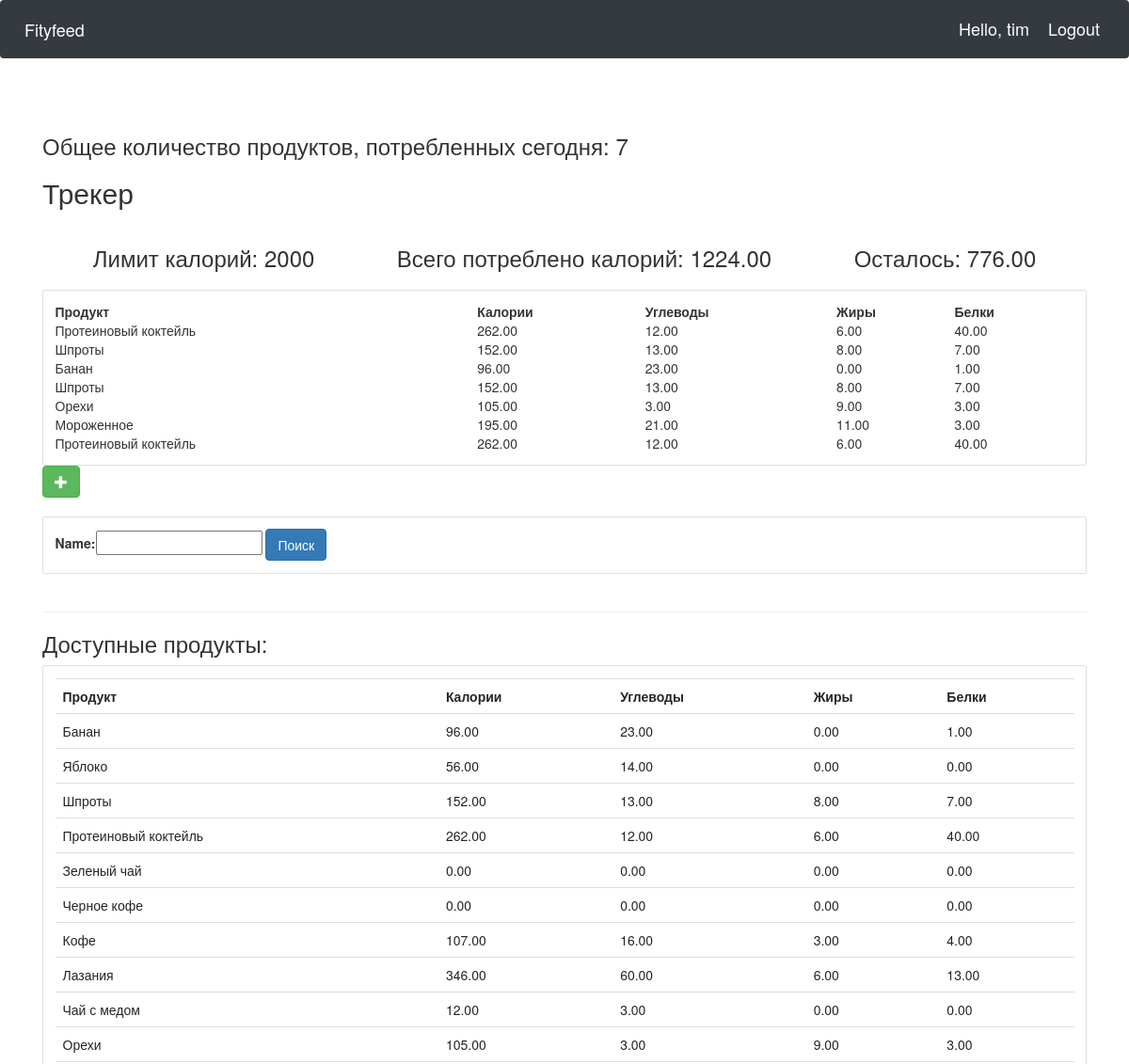
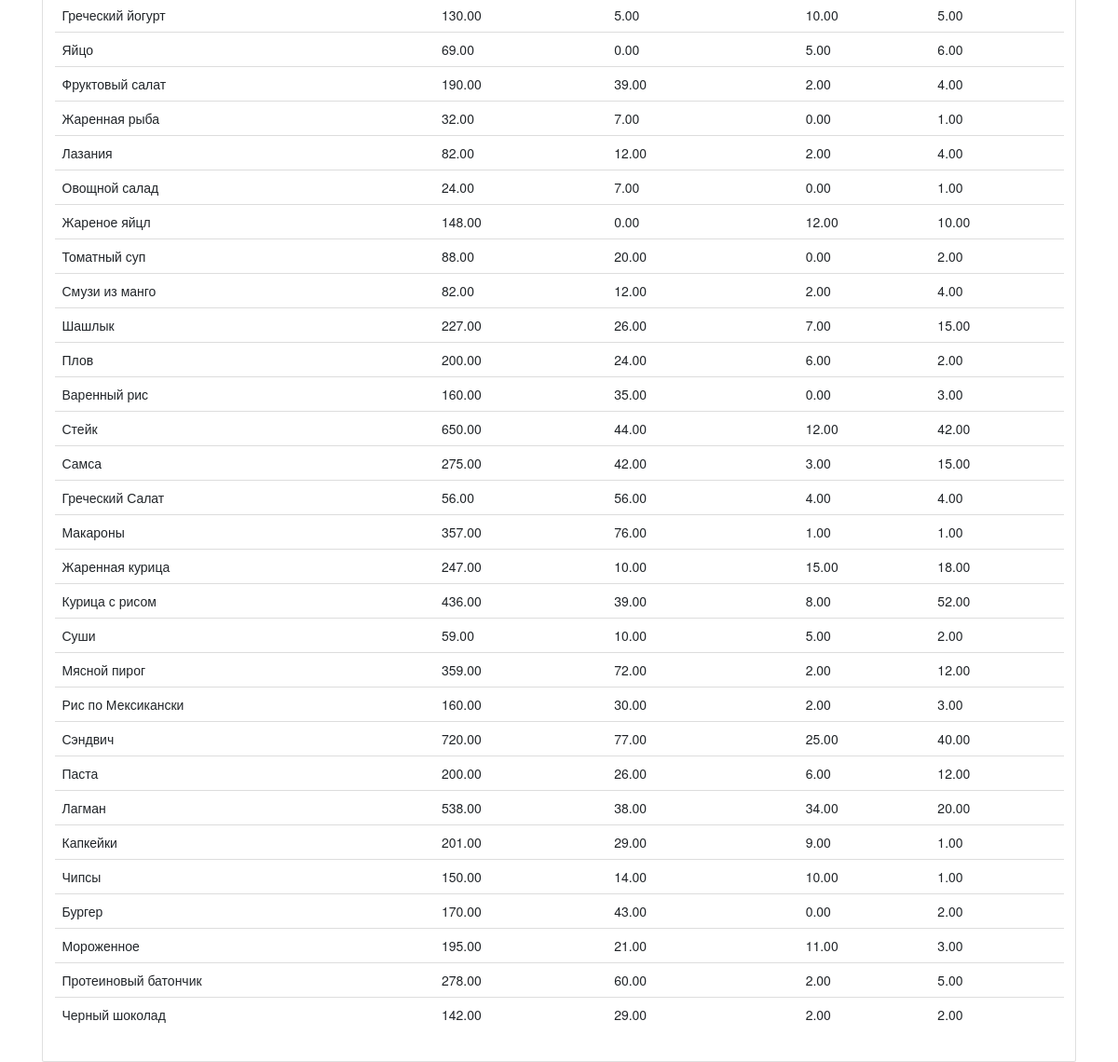
The page /user/ (signed in) on the database its author committed (2 pictures, top to bottom).
### Fityfeed/models.py (models this page shows, shortened)
class Fooditem(models.Model):
    name = models.CharField(max_length=200)
    category = models.ManyToManyField(Category)
    carbohydrate = models.DecimalField(max_digits=5, decimal_places=2, default=0)
    fats = models.DecimalField(max_digits=5, decimal_places=2, default=0)
    protein = models.DecimalField(max_digits=5, decimal_places=2, default=0)
    calorie = models.DecimalField(max_digits=5, decimal_places=2, default=0, blank=True)
    quantity = models.IntegerField(default=1, null=True, blank=True)

### Fityfeed/views.py (the view)
# urls.py: path('user/', views.userPage, name='userPage'),  # userPage
def userPage(request):
    user = request.user
    cust = user.customer
    fooditems = Fooditem.objects.filter()
    myfilter = fooditemFilter(request.GET, queryset=fooditems)
    fooditems = myfilter.qs
    total = UserFooditem.objects.all()
    myfooditems = total.filter(customer=cust)
    cnt = myfooditems.count()
    querysetFood = []
    for food in myfooditems:
        querysetFood.append(food.fooditem.all())
    finalFoodItems = []
    for items in querysetFood:
        for food_items in items:
            finalFoodItems.append(food_items)
    totalCalories = 0
    for foods in finalFoodItems:
        totalCalories += foods.calorie
    CalorieLeft = 2000 - totalCalories
    context = {'CalorieLeft': CalorieLeft, 'totalCalories': totalCalories, 'cnt': cnt, 'foodlist': finalFoodItems,
               'fooditem': fooditems, 'myfilter': myfilter}
    return render(request, 'user.html', context)

### Fityfeed/templates/user.html (shortened to what this page needs)
{% extends 'main.html' %}
{% block content %}
<head> <link rel="stylesheet" href="https://maxcdn.bootstrapcdn.com/bootstrap/3.3.7/css/bootstrap.min.css"></head>
<h3>Общее количество продуктов, потребленных сегодня: {{cnt}}</h3>
<div class="today">
	<h2>Трекер</h2>
	<div class="flex-box-row">
		<h3>Лимит калорий: 2000</h3>
		<h3>Всего потреблено калорий: {{totalCalories}}</h3>
		<h3>Осталось: {{ CalorieLeft }}</h3>
	</div>
    <div class="card card-body">
        <table>
            <tr>
                <th>Продукт</th>
                <th>Калории</th>
                <th>Углеводы</th>
                <th>Жиры</th>
                <th>Белки</th>
            </tr>
            {% for food in foodlist %}
            <tr>
                <td>{{food.name}}</td>
                <td> {{food.calorie}}</td>
                <td> {{food.carbohydrate}}</td>
                <td> {{food.fats}}</td>
				<td> {{food.protein}}</td>
			</tr>
            {% endfor %}
        </table>
	</div>
	<form action="{% url 'addFooditem' %}" method="POST">
		<button type="submit" class="btn btn-success">
			<span class="glyphicon glyphicon-plus"></span>
		</button>
	</form>
</div>
<br>
<div class="row">
	<div class="col">
		<div class="card card-body">
			<form method="get">
				{{myfilter.form}}
		    <button class="btn btn-primary" type="submit">Поиск</button>
		  </form>
		</div>
	</div>
</div>
<br>
<hr>
<h3>Доступные продукты:</h3>
<div class="row">
	<div class="col-md">
		<div class="card card-body">
			<table class="table table-sm">
				<tr>
					<th>Продукт</th>
					<th>Калории</th>
					<th>Углеводы</th>
					<th>Жиры</th>
					<th>Белки</th>
				</tr>
				{% for food in fooditem %}
				<tr>
					<td>{{food.name}}</td>
					<td> {{food.calorie}}</td>
					<td> {{food.carbohydrate}}</td>
                    <td> {{food.fats}}</td>
                    <td> {{food.protein}}</td>
					</tr>
				{% endfor %}
			</table>
		</div>
	</div>
</div>
{% endblock %}

### Fityfeed/templates/navbar.html (shortened to what this page needs)
{% load static%}
<nav class="navbar navbar-expand-lg navbar-dark bg-dark">
    <a class="navbar-brand" href="{% url 'home' %}">Fityfeed</a>
    <span class="hello-msg">Hello, {{request.user}}</span>
    <span ><a  class="hello-msg" href="{% url 'logout' %}">Logout</a></span>
  </nav>

### static/css/main.css (style rules this page uses)
.flex-box-row { display:flex; padding : 10px; flex-wrap: wrap; justify-content: space-around; }

### Fityfeed/templates/navbar.html (style rules this page uses)
.hello-msg { font-size: 18px; color: #fff; margin-right: 20px; }

### rows shown on the page
Fooditem: name "Протеиновый коктейль", calorie "262.00", carbohydrate "12.00", fats "6.00", protein "40.00"
Fooditem: name "Шпроты", calorie "152.00", carbohydrate "13.00", fats "8.00", protein "7.00"
Fooditem: name "Банан", calorie "96.00", carbohydrate "23.00", fats "0.00", protein "1.00"
Fooditem: name "Орехи", calorie "105.00", carbohydrate "3.00", fats "9.00", protein "3.00"
Fooditem: name "Мороженное", calorie "195.00", carbohydrate "21.00", fats "11.00", protein "3.00"
Fooditem: name "Яблоко", calorie "56.00", carbohydrate "14.00", fats "0.00", protein "0.00"
Fooditem: name "Зеленый чай", calorie "0.00", carbohydrate "0.00", fats "0.00", protein "0.00"
Fooditem: name "Черное кофе", calorie "0.00", carbohydrate "0.00", fats "0.00", protein "0.00"
Fooditem: name "Кофе", calorie "107.00", carbohydrate "16.00", fats "3.00", protein "4.00"
Fooditem: name "Лазания", calorie "346.00", carbohydrate "60.00", fats "6.00", protein "13.00"
Fooditem: name "Чай с медом", calorie "12.00", carbohydrate "3.00", fats "0.00", protein "0.00"
Fooditem: name "Греческий йогурт", calorie "130.00", carbohydrate "5.00", fats "10.00", protein "5.00"
Fooditem: name "Яйцо", calorie "69.00", carbohydrate "0.00", fats "5.00", protein "6.00"
Fooditem: name "Фруктовый салат", calorie "190.00", carbohydrate "39.00", fats "2.00", protein "4.00"
Fooditem: name "Жаренная рыба", calorie "32.00", carbohydrate "7.00", fats "0.00", protein "1.00"
Fooditem: name "Лазания", calorie "82.00", carbohydrate "12.00", fats "2.00", protein "4.00"
Fooditem: name "Овощной салад", calorie "24.00", carbohydrate "7.00", fats "0.00", protein "1.00"
Fooditem: name "Жареное яйцл", calorie "148.00", carbohydrate "0.00", fats "12.00", protein "10.00"
Fooditem: name "Томатный суп", calorie "88.00", carbohydrate "20.00", fats "0.00", protein "2.00"
Fooditem: name "Смузи из манго", calorie "82.00", carbohydrate "12.00", fats "2.00", protein "4.00"
Fooditem: name "Шашлык", calorie "227.00", carbohydrate "26.00", fats "7.00", protein "15.00"
Fooditem: name "Плов", calorie "200.00", carbohydrate "24.00", fats "6.00", protein "2.00"
Fooditem: name "Варенный рис", calorie "160.00", carbohydrate "35.00", fats "0.00", protein "3.00"
Fooditem: name "Стейк", calorie "650.00", carbohydrate "44.00", fats "12.00", protein "42.00"
Fooditem: name "Самса", calorie "275.00", carbohydrate "42.00", fats "3.00", protein "15.00"
Fooditem: name "Греческий Салат", calorie "56.00", carbohydrate "56.00", fats "4.00", protein "4.00"
Fooditem: name "Макароны", calorie "357.00", carbohydrate "76.00", fats "1.00", protein "1.00"
Fooditem: name "Жаренная курица", calorie "247.00", carbohydrate "10.00", fats "15.00", protein "18.00"
Fooditem: name "Курица с рисом", calorie "436.00", carbohydrate "39.00", fats "8.00", protein "52.00"
Fooditem: name "Суши", calorie "59.00", carbohydrate "10.00", fats "5.00", protein "2.00"
Fooditem: name "Мясной пирог", calorie "359.00", carbohydrate "72.00", fats "2.00", protein "12.00"
Fooditem: name "Рис по Мексикански", calorie "160.00", carbohydrate "30.00", fats "2.00", protein "3.00"
Fooditem: name "Сэндвич", calorie "720.00", carbohydrate "77.00", fats "25.00", protein "40.00"
Fooditem: name "Паста", calorie "200.00", carbohydrate "26.00", fats "6.00", protein "12.00"
Fooditem: name "Лагман", calorie "538.00", carbohydrate "38.00", fats "34.00", protein "20.00"
Fooditem: name "Капкейки", calorie "201.00", carbohydrate "29.00", fats "9.00", protein "1.00"
Fooditem: name "Чипсы", calorie "150.00", carbohydrate "14.00", fats "10.00", protein "1.00"
Fooditem: name "Бургер", calorie "170.00", carbohydrate "43.00", fats "0.00", protein "2.00"
Fooditem: name "Протеиновый батончик", calorie "278.00", carbohydrate "60.00", fats "2.00", protein "5.00"
Fooditem: name "Черный шоколад", calorie "142.00", carbohydrate "29.00", fats "2.00", protein "2.00"

### other values the page prints
{{ request.user }} "tim"
{{ cnt }} "7"
{{ totalCalories }} "1224.00"
{{ CalorieLeft }} "776.00"
